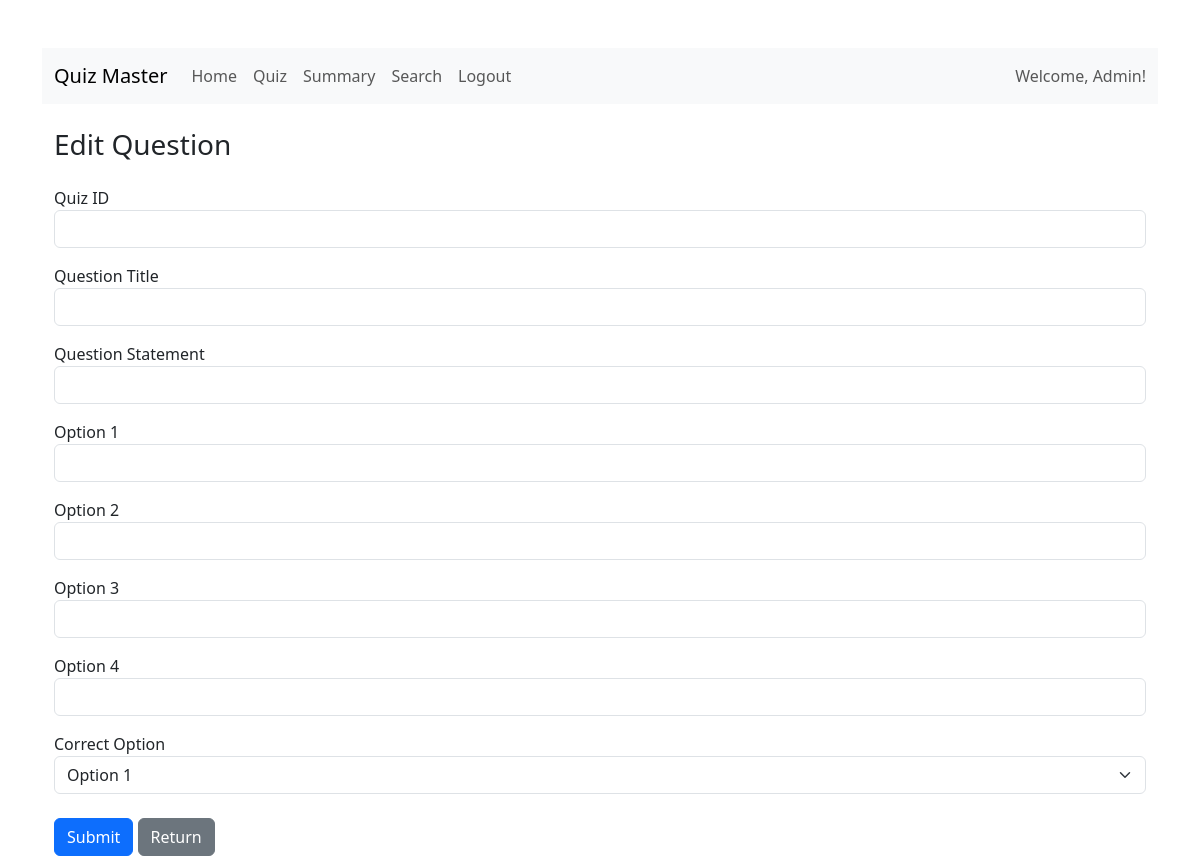
Before: /editquestion/2 with the older database file.
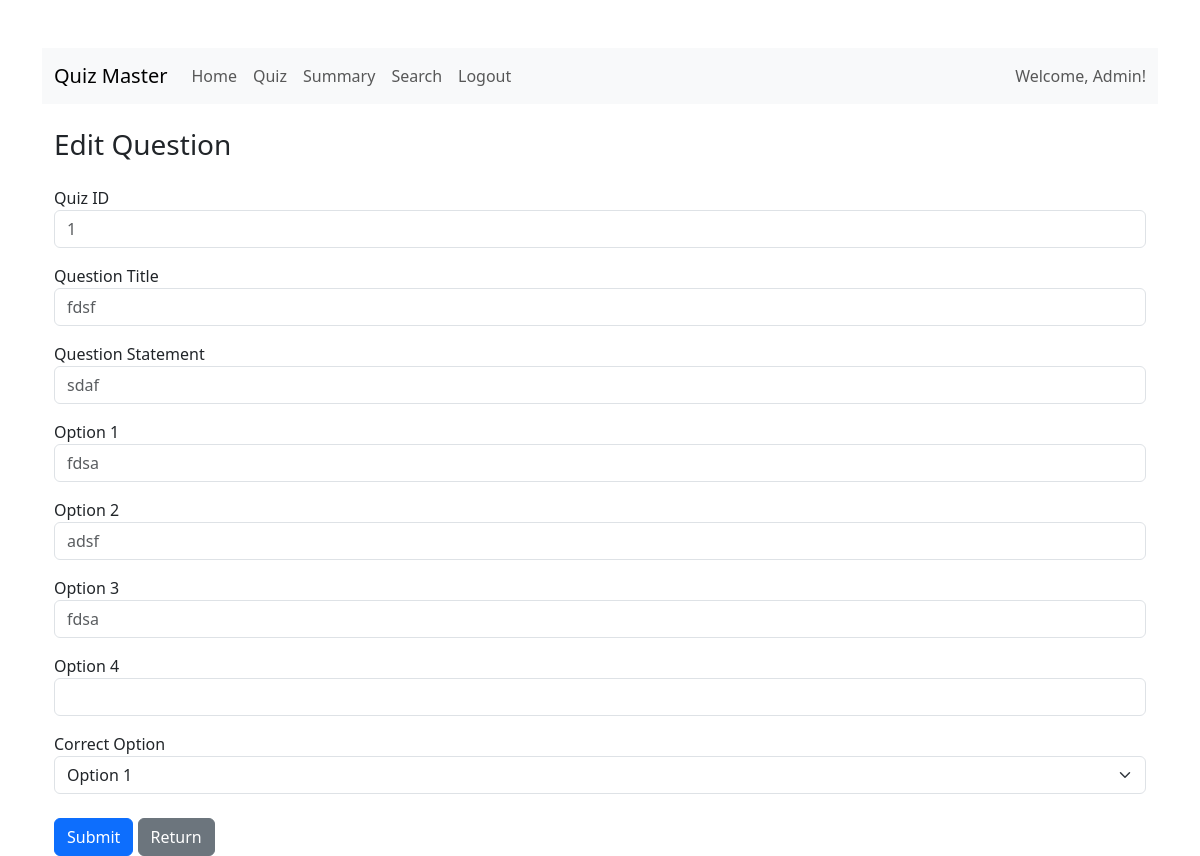
After: the same page with the newer database file.
### models/question.py (models this page shows)
class Question(db.Model):
    id = db.Column(db.Integer, primary_key=True)
    quizid = db.Column(db.Integer, db.ForeignKey('quiz.id'), nullable=False)
    questionstatement = db.Column(db.Text, nullable=False)
    questiontitle=db.Column(db.String(150), nullable=False)
    option1 = db.Column(db.String(200))
    option2 = db.Column(db.String(200))
    option3 = db.Column(db.String(200))
    option4 = db.Column(db.String(200))
    correctoption = db.Column(db.String(200))

### app.py (the view, shortened to what this page needs)
@app.route("/editquestion/<int:id>", methods=["GET", "POST"])
def editquestion(id):
    question = Question.query.filter_by(id=id).first()
    if request.method == "GET":
        return render_template("editquestion.html",question=question)

### templates/editquestion.html (shortened to what this page needs)
{% extends "base.html" %}
{% block content %}
<nav class="navbar navbar-expand-lg navbar-light bg-light">
  <div class="container-fluid">
    <a class="navbar-brand" href="{{ url_for('path', role='admin', id=1) }}">Quiz Master</a>
    <div class="collapse navbar-collapse">
      <ul class="navbar-nav me-auto mb-2 mb-lg-0">
        <li class="nav-item"><a class="nav-link" href="{{ url_for('path', role='admin', id=1) }}">Home</a></li>
        <li class="nav-item"><a class="nav-link" href="{{ url_for('quizmanagement') }}">Quiz</a></li>
        <li class="nav-item"><a class="nav-link" href="{{ url_for('adminsummary') }}">Summary</a></li>
        <li class="nav-item"><a class="nav-link" href="{{ url_for('adminsearch') }}">Search</a></li>
        <li class="nav-item"><a class="nav-link" href="{{ url_for('logout') }}">Logout</a></li>
      </ul>
      <span class="navbar-text ms-auto">Welcome, Admin!</span>
    </div>
  </div>
</nav>
<div class="container mt-4">
  <h3 class="mb-4">Edit Question</h3>
  <form method="POST">
    <div class="form-group mb-3">
      <label for="quizid">Quiz ID</label>
      <input type="text" class="form-control" name="quizid" placeholder="{{question.quizid}}">
    </div>
    <div class="form-group mb-3">
      <label for="questiontitle">Question Title</label>
      <input type="text" class="form-control" name="questiontitle" placeholder="{{question.questiontitle}}">
    </div>
    <div class="form-group mb-3">
      <label for="questionstatement">Question Statement</label>
      <input type="text" class="form-control" name="questionstatement" placeholder="{{question.questionstatement}}">
    </div>
    <div class="form-group mb-3">
      <label for="option1">Option 1</label>
      <input type="text" class="form-control" name="option1" placeholder="{{question.option1}}">
    </div>
    <div class="form-group mb-3">
      <label for="option2">Option 2</label>
      <input type="text" class="form-control" name="option2" placeholder="{{question.option2}}">
    </div>
    <div class="form-group mb-3">
      <label for="option3">Option 3</label>
      <input type="text" class="form-control" name="option3" placeholder="{{question.option3}}">
    </div>
    <div class="form-group mb-3">
      <label for="option4">Option 4</label>
      <input type="text" class="form-control" name="option4" placeholder="{{question.option}}">
    </div>
    <div class="form-group mb-4">
      <label for="correctoption">Correct Option</label>
      <select name="correctoption" class="form-select">
        <option value="option1">Option 1</option>
      </select>
    </div>
    <button type="submit" class="btn btn-primary">Submit</button>
    <button type="button" class="btn btn-secondary" onclick="window.location.href='{{ url_for('quizmanagement') }}'">Return</button>
  </form>
</div>
{% endblock %}

Changed rows visible on the page:
added Question: quizid "1", questiontitle "fdsf", questionstatement "sdaf", option1 "fdsa", option2 "adsf", option3 "fdsa"
